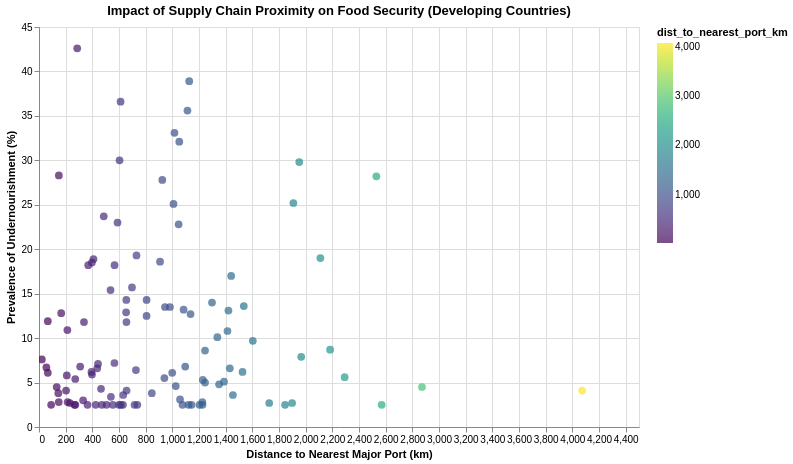

This figure's notebook cell:
### Markdown cell above
## 11. Repeat Comparison Analysis on Developing Countries

### Code cell
chart_developing = alt.Chart(filtered_df).mark_point(filled=True, size=60).encode(
    x=alt.X('dist_to_nearest_port_km:Q', title='Distance to Nearest Major Port (km)'),
    y=alt.Y('latest_undernourishment:Q', title='Prevalence of Undernourishment (%)'),
    color=alt.Color('dist_to_nearest_port_km:Q', scale=alt.Scale(scheme='viridis')),
    tooltip=['Country', 'dist_to_nearest_port_km', 'latest_undernourishment']
).properties(
    width=600,
    height=400,
    title='Impact of Supply Chain Proximity on Food Security (Developing Countries)'
).interactive()
chart_developing

### Figure 1 — Vega-Lite specification as saved in the notebook (floating-point values rounded to 4 significant figures)
{"config": {"view": {"continuousWidth": 300, "continuousHeight": 300}}, "data": {"name": "data-0632f3f3e9ae0f10a820bcb52eed0779"}, "mark": {"type": "point", "filled": true, "size": 60}, "encoding": {"color": {"field": "dist_to_nearest_port_km", "scale": {"scheme": "viridis"}, "type": "quantitative"}, "tooltip": [{"field": "Country", "type": "nominal"}, {"field": "dist_to_nearest_port_km", "type": "quantitative"}, {"field": "latest_undernourishment", "type": "quantitative"}], "x": {"field": "dist_to_nearest_port_km", "title": "Distance to Nearest Major Port (km)", "type": "quantitative"}, "y": {"field": "latest_undernourishment", "title": "Prevalence of Undernourishment (%)", "type": "quantitative"}}, "height": 400, "params": [{"name": "param_1e9efca18e7a2868", "select": {"type": "interval", "encodings": ["x", "y"]}, "bind": "scales"}], "title": "Impact of Supply Chain Proximity on Food Security (Developing Countries)", "width": 600, "$schema": "https://vega.github.io/schema/vega-lite/v6.4.1.json", "datasets": {"data-0632f3f3e9ae0f10a820bcb52eed0779": [{"Country": "Zimbabwe", "latest_undernourishment": 30.0, "country": "ZW", "latitude": -19.02, "longitude": 29.15, "name": "Zimbabwe", "dist_to_nearest_port_km": 604.0}, {"Country": "Zambia", "latest_undernourishment": 32.1, "country": "ZM", "latitude": -13.13, "longitude": 27.85, "name": "Zambia", "dist_to_nearest_port_km": 1052.0}, {"Country": "Vanuatu", "latest_undernourishment": 7.9, "country": "VU", "latitude": -15.38, "longitude": 167.0, "name": "Vanuatu", "dist_to_nearest_port_km": 1967.0}, {"Country": "Uzbekistan", "latest_undernourishment": 2.5, "country": "UZ", "latitude": 41.38, "longitude": 64.59, "name": "Uzbekistan", "dist_to_nearest_port_km": 1845.0}, {"Country": "Uruguay", "latest_undernourishment": 2.5, "country": "UY", "latitude": -32.52, "longitude": -55.77, "name": "Uruguay", "dist_to_nearest_port_km": 266.4}, {"Country": "United Arab Emirates", "latest_undernourishment": 2.8, "country": "AE", "latitude": 23.42, "longitude": 53.85, "name": "United Arab Emirates", "dist_to_nearest_port_km": 214.7}, {"Country": "Ukraine", "latest_undernourishment": 3.8, "country": "UA", "latitude": 48.38, "longitude": 31.17, "name": "Ukraine", "dist_to_nearest_port_km": 846.1}, {"Country": "Uganda", "latest_undernourishment": 33.1, "country": "UG", "latitude": 1.373, "longitude": 32.29, "name": "Uganda", "dist_to_nearest_port_km": 1016.0}, {"Country": "Tuvalu", "latest_undernourishment": null, "country": "TV", "latitude": -7.11, "longitude": 177.6, "name": "Tuvalu", "dist_to_nearest_port_km": 3307.0}, {"Country": "Turkmenistan", "latest_undernourishment": 3.6, "country": "TM", "latitude": 38.97, "longitude": 59.56, "name": "Turkmenistan", "dist_to_nearest_port_km": 1454.0}, {"Country": "Tunisia", "latest_undernourishment": 2.5, "country": "TN", "latitude": 33.89, "longitude": 9.537, "name": "Tunisia", "dist_to_nearest_port_km": 506.5}, {"Country": "Trinidad and Tobago", "latest_undernourishment": 8.6, "country": "TT", "latitude": 10.69, "longitude": -61.22, "name": "Trinidad and Tobago", "dist_to_nearest_port_km": 1245.0}, {"Country": "Tonga", "latest_undernourishment": null, "country": "TO", "latitude": -21.18, "longitude": -175.2, "name": "Tonga", "dist_to_nearest_port_km": 1990.0}, {"Country": "Togo", "latest_undernourishment": 18.2, "country": "TG", "latitude": 8.62, "longitude": 0.8248, "name": "Togo", "dist_to_nearest_port_km": 369.3}, {"Country": "Timor-Leste", "latest_undernourishment": 17.0, "country": "TL", "latitude": -8.874, "longitude": 125.7, "name": "Timor-Leste", "dist_to_nearest_port_km": 1441.0}, {"Country": "Thailand", "latest_undernourishment": 6.8, "country": "TH", "latitude": 15.87, "longitude": 101.0, "name": "Thailand", "dist_to_nearest_port_km": 308.8}, {"Country": "Tanzania", "latest_undernourishment": 23.0, "country": "TZ", "latitude": -6.369, "longitude": 34.89, "name": "Tanzania", "dist_to_nearest_port_km": 588.9}, {"Country": "Tajikistan", "latest_undernourishment": 9.7, "country": "TJ", "latitude": 38.86, "longitude": 71.28, "name": "Tajikistan", "dist_to_nearest_port_km": 1604.0}, {"Country": "Suriname", "latest_undernourishment": 8.7, "country": "SR", "latitude": 3.919, "longitude": -56.03, "name": "Suriname", "dist_to_nearest_port_km": 2183.0}, {"Country": "Sudan", "latest_undernourishment": 10.8, "country": "SD", "latitude": 12.86, "longitude": 30.22, "name": "Sudan", "dist_to_nearest_port_km": 1414.0}, {"Country": "Sri Lanka", "latest_undernourishment": 3.8, "country": "LK", "latitude": 7.873, "longitude": 80.77, "name": "Sri Lanka", "dist_to_nearest_port_km": 145.1}, {"Country": "South Africa", "latest_undernourishment": 7.2, "country": "ZA", "latitude": -30.56, "longitude": 22.94, "name": "South Africa", "dist_to_nearest_port_km": 565.7}, {"Country": "Solomon Islands", "latest_undernourishment": 19.0, "country": "SB", "latitude": -9.646, "longitude": 160.2, "name": "Solomon Islands", "dist_to_nearest_port_km": 2110.0}, {"Country": "Sierra Leone", "latest_undernourishment": 27.8, "country": "SL", "latitude": 8.461, "longitude": -11.78, "name": "Sierra Leone", "dist_to_nearest_port_km": 924.7}, {"Country": "Seychelles", "latest_undernourishment": 2.7, "country": "SC", "latitude": -4.68, "longitude": 55.49, "name": "Seychelles", "dist_to_nearest_port_km": 1727.0}, {"Country": "Serbia", "latest_undernourishment": 2.5, "country": "RS", "latitude": 44.02, "longitude": 21.01, "name": "Serbia", "dist_to_nearest_port_km": 599.5}, {"Country": "Senegal", "latest_undernourishment": 6.2, "country": "SN", "latitude": 14.5, "longitude": -14.45, "name": "Senegal", "dist_to_nearest_port_km": 1526.0}, {"Country": "Saudi Arabia", "latest_undernourishment": 2.5, "country": "SA", "latitude": 23.89, "longitude": 45.08, "name": "Saudi Arabia", "dist_to_nearest_port_km": 737.7}, {"Country": "Samoa", "latest_undernourishment": 4.5, "country": "WS", "latitude": -13.76, "longitude": -172.1, "name": "Samoa", "dist_to_nearest_port_km": 2872.0}, {"Country": "Rwanda", "latest_undernourishment": 35.6, "country": "RW", "latitude": -1.94, "longitude": 29.87, "name": "Rwanda", "dist_to_nearest_port_km": 1113.0}, {"Country": "Romania", "latest_undernourishment": 2.5, "country": "RO", "latitude": 45.94, "longitude": 24.97, "name": "Romania", "dist_to_nearest_port_km": 629.6}, {"Country": "Qatar", "latest_undernourishment": null, "country": "QA", "latitude": 25.35, "longitude": 51.18, "name": "Qatar", "dist_to_nearest_port_km": 392.7}, {"Country": "Poland", "latest_undernourishment": 2.5, "country": "PL", "latitude": 51.92, "longitude": 19.15, "name": "Poland", "dist_to_nearest_port_km": 272.8}, {"Country": "Philippines", "latest_undernourishment": 5.8, "country": "PH", "latitude": 12.88, "longitude": 121.8, "name": "Philippines", "dist_to_nearest_port_km": 208.6}, {"Country": "Peru", "latest_undernourishment": 6.2, "country": "PE", "latitude": -9.19, "longitude": -75.02, "name": "Peru", "dist_to_nearest_port_km": 393.5}, {"Country": "Paraguay", "latest_undernourishment": 3.1, "country": "PY", "latitude": -23.44, "longitude": -58.44, "name": "Paraguay", "dist_to_nearest_port_km": 1058.0}, {"Country": "Papua New Guinea", "latest_undernourishment": 28.2, "country": "PG", "latitude": -6.315, "longitude": 144.0, "name": "Papua New Guinea", "dist_to_nearest_port_km": 2530.0}, {"Country": "Panama", "latest_undernourishment": 4.5, "country": "PA", "latitude": 8.538, "longitude": -80.78, "name": "Panama", "dist_to_nearest_port_km": 132.8}, {"Country": "Palau", "latest_undernourishment": null, "country": "PW", "latitude": 7.515, "longitude": 134.6, "name": "Palau", "dist_to_nearest_port_km": 1679.0}, {"Country": "Pakistan", "latest_undernourishment": 12.9, "country": "PK", "latitude": 30.38, "longitude": 69.35, "name": "Pakistan", "dist_to_nearest_port_km": 653.4}, {"Country": "Oman", "latest_undernourishment": 5.9, "country": "OM", "latitude": 21.51, "longitude": 55.92, "name": "Oman", "dist_to_nearest_port_km": 397.4}, {"Country": "Nigeria", "latest_undernourishment": 14.3, "country": "NG", "latitude": 9.082, "longitude": 8.675, "name": "Nigeria", "dist_to_nearest_port_km": 654.8}, {"Country": "Niger", "latest_undernourishment": 10.1, "country": "NE", "latitude": 17.61, "longitude": 8.082, "name": "Niger", "dist_to_nearest_port_km": 1338.0}, {"Country": "Nicaragua", "latest_undernourishment": 15.7, "country": "NI", "latitude": 12.87, "longitude": -85.21, "name": "Nicaragua", "dist_to_nearest_port_km": 697.3}, {"Country": "Nepal", "latest_undernourishment": 4.6, "country": "NP", "latitude": 28.39, "longitude": 84.12, "name": "Nepal", "dist_to_nearest_port_km": 1026.0}, {"Country": "Nauru", "latest_undernourishment": null, "country": "NR", "latitude": -0.5228, "longitude": 166.9, "name": "Nauru", "dist_to_nearest_port_km": 3331.0}, {"Country": "Namibia", "latest_undernourishment": 18.9, "country": null, "latitude": -22.96, "longitude": 18.49, "name": "Namibia", "dist_to_nearest_port_km": 408.7}, {"Country": "Mozambique", "latest_undernourishment": 28.3, "country": "MZ", "latitude": -18.67, "longitude": 35.53, "name": "Mozambique", "dist_to_nearest_port_km": 148.8}, {"Country": "Morocco", "latest_undernourishment": 4.1, "country": "MA", "latitude": 31.79, "longitude": -7.093, "name": "Morocco", "dist_to_nearest_port_km": 203.0}, {"Country": "Montenegro", "latest_undernourishment": 2.5, "country": "ME", "latitude": 42.71, "longitude": 19.37, "name": "Montenegro", "dist_to_nearest_port_km": 554.0}, {"Country": "Mongolia", "latest_undernourishment": 5.1, "country": "MN", "latitude": 46.86, "longitude": 103.8, "name": "Mongolia", "dist_to_nearest_port_km": 1387.0}, {"Country": "Moldova", "latest_undernourishment": 2.5, "country": "MD", "latitude": 47.41, "longitude": 28.37, "name": "Moldova", "dist_to_nearest_port_km": 716.3}, {"Country": "Mexico", "latest_undernourishment": 3.4, "country": "MX", "latitude": 23.63, "longitude": -102.6, "name": "Mexico", "dist_to_nearest_port_km": 539.3}, {"Country": "Mauritius", "latest_undernourishment": 7.6, "country": "MU", "latitude": -20.35, "longitude": 57.55, "name": "Mauritius", "dist_to_nearest_port_km": 21.43}, {"Country": "Mauritania", "latest_undernourishment": 6.6, "country": "MR", "latitude": 21.01, "longitude": -10.94, "name": "Mauritania", "dist_to_nearest_port_km": 1431.0}, {"Country": "Marshall Islands", "latest_undernourishment": null, "country": "MH", "latitude": 7.131, "longitude": 171.2, "name": "Marshall Islands", "dist_to_nearest_port_km": 4299.0}, {"Country": "Mali", "latest_undernourishment": 4.8, "country": "ML", "latitude": 17.57, "longitude": -3.996, "name": "Mali", "dist_to_nearest_port_km": 1351.0}, {"Country": "Maldives", "latest_undernourishment": null, "country": "MV", "latitude": 3.203, "longitude": 73.22, "name": "Maldives", "dist_to_nearest_port_km": 843.6}, {"Country": "Malaysia", "latest_undernourishment": 2.8, "country": "MY", "latitude": 4.21, "longitude": 102.0, "name": "Malaysia", "dist_to_nearest_port_km": 148.4}, {"Country": "Malawi", "latest_undernourishment": 19.3, "country": "MW", "latitude": -13.25, "longitude": 34.3, "name": "Malawi", "dist_to_nearest_port_km": 731.1}, {"Country": "Madagascar", "latest_undernourishment": 38.9, "country": "MG", "latitude": -18.77, "longitude": 46.87, "name": "Madagascar", "dist_to_nearest_port_km": 1127.0}, {"Country": "Libya", "latest_undernourishment": 13.2, "country": "LY", "latitude": 26.34, "longitude": 17.23, "name": "Libya", "dist_to_nearest_port_km": 1085.0}, {"Country": "Liberia", "latest_undernourishment": 36.6, "country": "LR", "latitude": 6.428, "longitude": -9.429, "name": "Liberia", "dist_to_nearest_port_km": 611.8}, {"Country": "Lesotho", "latest_undernourishment": null, "country": "LS", "latitude": -29.61, "longitude": 28.23, "name": "Lesotho", "dist_to_nearest_port_km": 271.1}, {"Country": "Lebanon", "latest_undernourishment": 7.1, "country": "LB", "latitude": 33.85, "longitude": 35.86, "name": "Lebanon", "dist_to_nearest_port_km": 442.6}, {"Country": "Kuwait", "latest_undernourishment": 2.5, "country": "KW", "latitude": 29.31, "longitude": 47.48, "name": "Kuwait", "dist_to_nearest_port_km": 91.15}, {"Country": "Kosovo", "latest_undernourishment": null, "country": "XK", "latitude": 42.6, "longitude": 20.9, "name": "Kosovo", "dist_to_nearest_port_km": 567.6}, {"Country": "Kiribati", "latest_undernourishment": 4.1, "country": "KI", "latitude": -3.37, "longitude": -168.7, "name": "Kiribati", "dist_to_nearest_port_km": 4074.0}, {"Country": "Kenya", "latest_undernourishment": 23.7, "country": "KE", "latitude": -0.02356, "longitude": 37.91, "name": "Kenya", "dist_to_nearest_port_km": 485.8}, {"Country": "Kazakhstan", "latest_undernourishment": 2.5, "country": "KZ", "latitude": 48.02, "longitude": 66.92, "name": "Kazakhstan", "dist_to_nearest_port_km": 2570.0}, {"Country": "Jordan", "latest_undernourishment": 12.8, "country": "JO", "latitude": 30.59, "longitude": 36.24, "name": "Jordan", "dist_to_nearest_port_km": 166.6}, {"Country": "Jamaica", "latest_undernourishment": 6.7, "country": "JM", "latitude": 18.11, "longitude": -77.3, "name": "Jamaica", "dist_to_nearest_port_km": 55.5}, {"Country": "Iraq", "latest_undernourishment": 15.4, "country": "IQ", "latitude": 33.22, "longitude": 43.68, "name": "Iraq", "dist_to_nearest_port_km": 536.5}, {"Country": "Indonesia", "latest_undernourishment": 6.4, "country": "ID", "latitude": -0.7893, "longitude": 113.9, "name": "Indonesia", "dist_to_nearest_port_km": 726.9}, {"Country": "India", "latest_undernourishment": 11.8, "country": "IN", "latitude": 20.59, "longitude": 78.96, "name": "India", "dist_to_nearest_port_km": 655.8}, {"Country": "Hungary", "latest_undernourishment": 2.5, "country": "HU", "latitude": 47.16, "longitude": 19.5, "name": "Hungary", "dist_to_nearest_port_km": 471.2}, {"Country": "Honduras", "latest_undernourishment": 13.5, "country": "HN", "latitude": 15.2, "longitude": -86.24, "name": "Honduras", "dist_to_nearest_port_km": 944.9}, {"Country": "Haiti", "latest_undernourishment": 42.6, "country": "HT", "latitude": 18.97, "longitude": -72.29, "name": "Haiti", "dist_to_nearest_port_km": 286.6}, {"Country": "Guyana", "latest_undernourishment": 2.7, "country": "GY", "latitude": 4.86, "longitude": -58.93, "name": "Guyana", "dist_to_nearest_port_km": 1898.0}, {"Country": "Guinea-Bissau", "latest_undernourishment": 13.1, "country": "GW", "latitude": 11.8, "longitude": -15.18, "name": "Guinea-Bissau", "dist_to_nearest_port_km": 1421.0}, {"Country": "Guinea", "latest_undernourishment": 12.5, "country": "GN", "latitude": 9.946, "longitude": -9.697, "name": "Guinea", "dist_to_nearest_port_km": 806.8}, {"Country": "Guatemala", "latest_undernourishment": 14.0, "country": "GT", "latitude": 15.78, "longitude": -90.23, "name": "Guatemala", "dist_to_nearest_port_km": 1298.0}, {"Country": "Grenada", "latest_undernourishment": null, "country": "GD", "latitude": 12.26, "longitude": -61.6, "name": "Grenada", "dist_to_nearest_port_km": 1098.0}, {"Country": "Ghana", "latest_undernourishment": 6.6, "country": "GH", "latitude": 7.947, "longitude": -1.023, "name": "Ghana", "dist_to_nearest_port_km": 436.8}, {"Country": "Georgia", "latest_undernourishment": 5.3, "country": "GE", "latitude": 42.32, "longitude": 43.36, "name": "Georgia", "dist_to_nearest_port_km": 1229.0}, {"Country": "Gabon", "latest_undernourishment": 18.6, "country": "GA", "latitude": -0.8037, "longitude": 11.61, "name": "Gabon", "dist_to_nearest_port_km": 907.9}, {"Country": "Fiji", "latest_undernourishment": 5.6, "country": "FJ", "latitude": -16.58, "longitude": 179.4, "name": "Fiji", "dist_to_nearest_port_km": 2292.0}, {"Country": "Ethiopia", "latest_undernourishment": 18.5, "country": "ET", "latitude": 9.145, "longitude": 40.49, "name": "Ethiopia", "dist_to_nearest_port_km": 397.0}, {"Country": "Eritrea", "latest_undernourishment": null, "country": "ER", "latitude": 15.18, "longitude": 39.78, "name": "Eritrea", "dist_to_nearest_port_km": 538.9}, {"Country": "Equatorial Guinea", "latest_undernourishment": null, "country": "GQ", "latitude": 1.651, "longitude": 10.27, "name": "Equatorial Guinea", "dist_to_nearest_port_km": 931.9}, {"Country": "El Salvador", "latest_undernourishment": 6.8, "country": "SV", "latitude": 13.79, "longitude": -88.9, "name": "El Salvador", "dist_to_nearest_port_km": 1097.0}, {"Country": "Ecuador", "latest_undernourishment": 12.7, "country": "EC", "latitude": -1.831, "longitude": -78.18, "name": "Ecuador", "dist_to_nearest_port_km": 1137.0}, {"Country": "Dominican Republic", "latest_undernourishment": 6.1, "country": "DO", "latitude": 18.74, "longitude": -70.16, "name": "Dominican Republic", "dist_to_nearest_port_km": 66.2}, {"Country": "Dominica", "latest_undernourishment": 5.5, "country": "DM", "latitude": 15.41, "longitude": -61.37, "name": "Dominica", "dist_to_nearest_port_km": 940.4}, {"Country": "Djibouti", "latest_undernourishment": 11.9, "country": "DJ", "latitude": 11.83, "longitude": 42.59, "name": "Djibouti", "dist_to_nearest_port_km": 65.91}, {"Country": "Costa Rica", "latest_undernourishment": 2.5, "country": "CR", "latitude": 9.749, "longitude": -83.75, "name": "Costa Rica", "dist_to_nearest_port_km": 425.1}, {"Country": "Comoros", "latest_undernourishment": 13.5, "country": "KM", "latitude": -11.88, "longitude": 43.87, "name": "Comoros", "dist_to_nearest_port_km": 982.2}, {"Country": "Colombia", "latest_undernourishment": 4.1, "country": "CO", "latitude": 4.571, "longitude": -74.3, "name": "Colombia", "dist_to_nearest_port_km": 656.8}, {"Country": "China", "latest_undernourishment": 2.5, "country": "CN", "latitude": 35.86, "longitude": 104.2, "name": "China", "dist_to_nearest_port_km": 1203.0}, {"Country": "Chile", "latest_undernourishment": 2.7, "country": "CL", "latitude": -35.68, "longitude": -71.54, "name": "Chile", "dist_to_nearest_port_km": 232.2}, {"Country": "Chad", "latest_undernourishment": 29.8, "country": "TD", "latitude": 15.45, "longitude": 18.73, "name": "Chad", "dist_to_nearest_port_km": 1952.0}, {"Country": "Central African Republic", "latest_undernourishment": 25.2, "country": "CF", "latitude": 6.611, "longitude": 20.94, "name": "Central African Republic", "dist_to_nearest_port_km": 1908.0}, {"Country": "Cameroon", "latest_undernourishment": 6.1, "country": "CM", "latitude": 7.37, "longitude": 12.35, "name": "Cameroon", "dist_to_nearest_port_km": 999.2}, {"Country": "Cambodia", "latest_undernourishment": 5.4, "country": "KH", "latitude": 12.57, "longitude": 105.0, "name": "Cambodia", "dist_to_nearest_port_km": 271.9}, {"Country": "Burundi", "latest_undernourishment": null, "country": "BI", "latitude": -3.373, "longitude": 29.92, "name": "Burundi", "dist_to_nearest_port_km": 1086.0}, {"Country": "Burkina Faso", "latest_undernourishment": 14.3, "country": "BF", "latitude": 12.24, "longitude": -1.562, "name": "Burkina Faso", "dist_to_nearest_port_km": 806.9}, {"Country": "Bulgaria", "latest_undernourishment": 3.0, "country": "BG", "latitude": 42.73, "longitude": 25.49, "name": "Bulgaria", "dist_to_nearest_port_km": 331.1}, {"Country": "Brazil", "latest_undernourishment": 2.5, "country": "BR", "latitude": -14.24, "longitude": -51.93, "name": "Brazil", "dist_to_nearest_port_km": 1226.0}, {"Country": "Botswana", "latest_undernourishment": 22.8, "country": "BW", "latitude": -22.33, "longitude": 24.68, "name": "Botswana", "dist_to_nearest_port_km": 1047.0}, {"Country": "Bosnia and Herzegovina", "latest_undernourishment": 2.5, "country": "BA", "latitude": 43.92, "longitude": 17.68, "name": "Bosnia and Herzegovina", "dist_to_nearest_port_km": 363.9}, {"Country": "Bolivia", "latest_undernourishment": 13.6, "country": "BO", "latitude": -16.29, "longitude": -63.59, "name": "Bolivia", "dist_to_nearest_port_km": 1536.0}, {"Country": "Bhutan", "latest_undernourishment": null, "country": "BT", "latitude": 27.51, "longitude": 90.43, "name": "Bhutan", "dist_to_nearest_port_km": 591.0}, {"Country": "Benin", "latest_undernourishment": 11.8, "country": "BJ", "latitude": 9.308, "longitude": 2.316, "name": "Benin", "dist_to_nearest_port_km": 337.3}, {"Country": "Belize", "latest_undernourishment": 5.0, "country": "BZ", "latitude": 17.19, "longitude": -88.5, "name": "Belize", "dist_to_nearest_port_km": 1245.0}, {"Country": "Belarus", "latest_undernourishment": 2.5, "country": "BY", "latitude": 53.71, "longitude": 27.95, "name": "Belarus", "dist_to_nearest_port_km": 613.6}, {"Country": "Barbados", "latest_undernourishment": 2.8, "country": "BB", "latitude": 13.19, "longitude": -59.54, "name": "Barbados", "dist_to_nearest_port_km": 1225.0}, {"Country": "Bangladesh", "latest_undernourishment": 10.9, "country": "BD", "latitude": 23.68, "longitude": 90.36, "name": "Bangladesh", "dist_to_nearest_port_km": 212.9}, {"Country": "Bahrain", "latest_undernourishment": null, "country": "BH", "latitude": 25.93, "longitude": 50.64, "name": "Bahrain", "dist_to_nearest_port_km": 456.3}, {"Country": "Azerbaijan", "latest_undernourishment": 2.5, "country": "AZ", "latitude": 40.14, "longitude": 47.58, "name": "Azerbaijan", "dist_to_nearest_port_km": 1122.0}, {"Country": "Aruba", "latest_undernourishment": null, "country": "AW", "latitude": 12.52, "longitude": -69.97, "name": "Aruba", "dist_to_nearest_port_km": 645.8}, {"Country": "Armenia", "latest_undernourishment": 2.5, "country": "AM", "latitude": 40.07, "longitude": 45.04, "name": "Armenia", "dist_to_nearest_port_km": 1144.0}, {"Country": "Argentina", "latest_undernourishment": 3.6, "country": "AR", "latitude": -38.42, "longitude": -63.62, "name": "Argentina", "dist_to_nearest_port_km": 631.4}, {"Country": "Antigua and Barbuda", "latest_undernourishment": null, "country": "AG", "latitude": 17.06, "longitude": -61.8, "name": "Antigua and Barbuda", "dist_to_nearest_port_km": 844.2}, {"Country": "Angola", "latest_undernourishment": 18.2, "country": "AO", "latitude": -11.2, "longitude": 17.87, "name": "Angola", "dist_to_nearest_port_km": 566.5}, {"Country": "Algeria", "latest_undernourishment": 2.5, "country": "DZ", "latitude": 28.03, "longitude": 1.66, "name": "Algeria", "dist_to_nearest_port_km": 1077.0}, {"Country": "Albania", "latest_undernourishment": 4.3, "country": "AL", "latitude": 41.15, "longitude": 20.17, "name": "Albania", "dist_to_nearest_port_km": 465.2}, {"Country": "Afghanistan", "latest_undernourishment": 25.1, "country": "AF", "latitude": 33.94, "longitude": 67.71, "name": "Afghanistan", "dist_to_nearest_port_km": 1009.0}]}}
